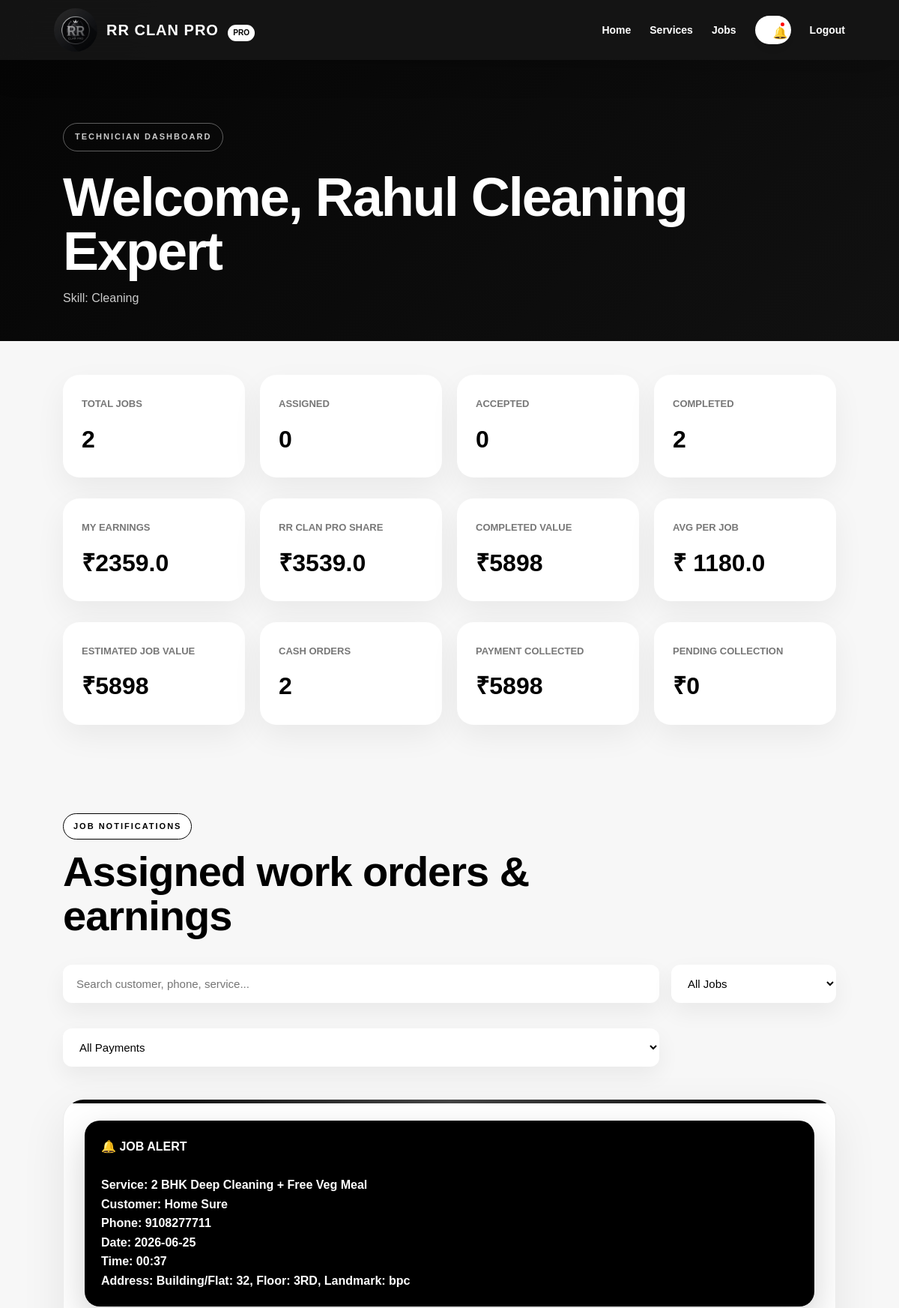
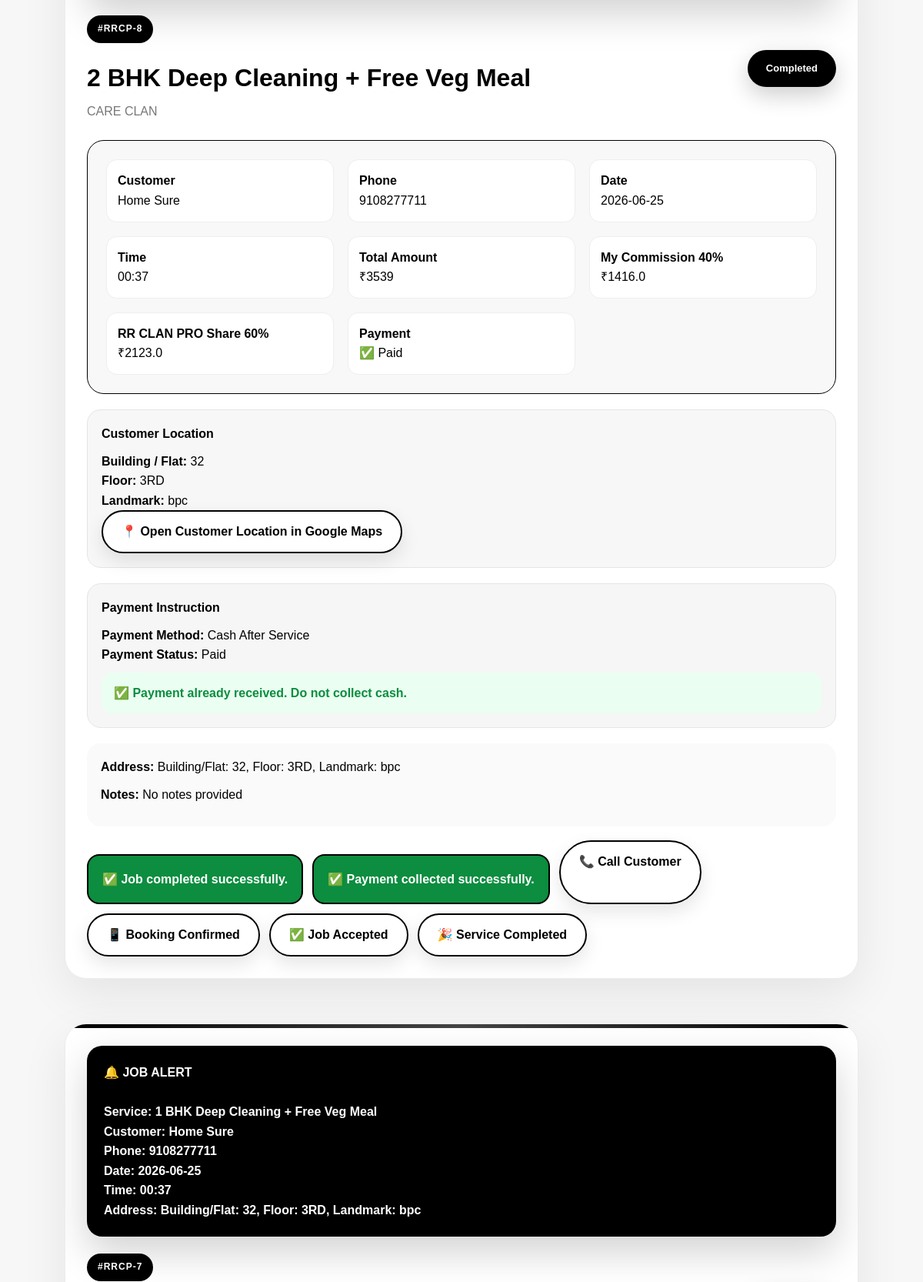
/technician (signed in, upper part), run on the app's committed database (2 pictures, top to bottom).
### app/models.py (models this page shows)
class User(UserMixin, db.Model):
    id = db.Column(db.Integer, primary_key=True)
    name = db.Column(db.String(120), nullable=False)
    email = db.Column(db.String(160), unique=True, nullable=False)
    phone = db.Column(db.String(20), unique=True)
    password_hash = db.Column(db.String(255), nullable=False)
    role = db.Column(db.String(30), nullable=False, default="customer")
    skill = db.Column(db.String(80))
    wallet_balance = db.Column(db.Integer, default=0)
    referral_code = db.Column(db.String(40), unique=True, nullable=True)
    created_at = db.Column(db.DateTime, default=datetime.utcnow)
    customer_bookings = db.relationship(
        "Booking",
        foreign_keys="Booking.customer_id",
        backref="customer",
        lazy=True,
    )
    assigned_jobs = db.relationship(
        "Booking",
        foreign_keys="Booking.technician_id",
        backref="technician",
        lazy=True,
    )

class Booking(db.Model):
    id = db.Column(db.Integer, primary_key=True)
    customer_id = db.Column(
        db.Integer,
        db.ForeignKey("user.id"),
        nullable=False
    )
    technician_id = db.Column(
        db.Integer,
        db.ForeignKey("user.id"),
        nullable=True
    )
    service_id = db.Column(
        db.Integer,
        db.ForeignKey("service.id"),
        nullable=False
    )
    customer_name = db.Column(db.String(120), nullable=False)
    phone = db.Column(db.String(20), nullable=False)
    address = db.Column(db.Text, nullable=False)
    building_no = db.Column(db.String(120), nullable=True)
    floor = db.Column(db.String(80), nullable=True)
    landmark = db.Column(db.String(160), nullable=True)
    latitude = db.Column(db.String(80), nullable=True)
    longitude = db.Column(db.String(80), nullable=True)
    map_link = db.Column(db.Text, nullable=True)
    booking_date = db.Column(db.String(30), nullable=False)
    booking_time = db.Column(db.String(30), nullable=False)
    notes = db.Column(db.Text)
    status = db.Column(db.String(40), default="Pending")
    payment_status = db.Column(db.String(40), default="Unpaid")
    payment_method = db.Column(
        db.String(50),
        default="Cash After Service"
    )
    razorpay_order_id = db.Column(
        db.String(200),
        nullable=True
    )
    razorpay_payment_id = db.Column(
        db.String(200),
        nullable=True
    )
    razorpay_signature = db.Column(
        db.String(300),
        nullable=True
    )
    invoice_number = db.Column(
        db.String(80),
        nullable=True
    )
    coupon_code = db.Column(
        db.String(100),
        nullable=True
    )
    referral_code_used = db.Column(
        db.String(40),
        nullable=True
    )
    referred_by_user_id = db.Column(
        db.Integer,
        db.ForeignKey("user.id"),
        nullable=True
    )
    referral_reward_given = db.Column(
        db.Boolean,
        default=False
    )
    discount = db.Column(
        db.Integer,
        default=0
    )
    gst_amount = db.Column(
        db.Integer,
        default=0
    )
    total_amount = db.Column(
        db.Integer,
        default=0
    )
    rating = db.Column(db.Integer, nullable=True)
    review = db.Column(db.Text, nullable=True)
    technician_notification = db.Column(
        db.String(255),
        default="No technician assigned yet"
    )
    customer_notification = db.Column(
        db.String(255),
        default="Your booking has been created. Admin will assign a technician soon."
    )
    notification_read = db.Column(
        db.Boolean,
        default=False
    )
    created_at = db.Column(db.DateTime, default=datetime.utcnow)
    service = db.relationship("Service", backref="bookings")
    referred_by = db.relationship(
        "User",
        foreign_keys=[referred_by_user_id],
        backref="referred_bookings"
    )

class Service(db.Model):
    id = db.Column(db.Integer, primary_key=True)
    clan = db.Column(db.String(80), nullable=False)
    category = db.Column(
        db.String(100),
        nullable=False,
        default="General"
    )
    name = db.Column(db.String(120), nullable=False)
    price = db.Column(db.Integer, nullable=False)
    duration = db.Column(db.String(80), nullable=False)
    description = db.Column(
        db.Text,
        default="Professional RR CLAN PRO service with verified technician support."
    )
    image = db.Column(
        db.String(255),
        nullable=False,
        default="default.jpg"
    )
    skill_required = db.Column(db.String(80), nullable=False)

### app/routes.py (the view)
    @app.route("/technician")
    @login_required
    def technician_dashboard():
        if current_user.role != "technician":
            flash("Technician access only.", "error")
            return redirect(url_for("index"))
        jobs = Booking.query.filter_by(
            technician_id=current_user.id
        ).order_by(
            Booking.created_at.desc()
        ).all()
        return render_template("technician_dashboard.html", jobs=jobs)

### app/__init__.py (called while the page is built)
def create_app():
    app = Flask(__name__, instance_relative_config=True)
    app.config["SECRET_KEY"] = "change-this-secret-key-before-production"
    app.config["SQLALCHEMY_DATABASE_URI"] = "sqlite:///rrclanpro.db"
    app.config["SQLALCHEMY_TRACK_MODIFICATIONS"] = False
    app.config["RAZORPAY_KEY_ID"] = os.getenv("RAZORPAY_KEY_ID")
    app.config["RAZORPAY_KEY_SECRET"] = os.getenv("RAZORPAY_KEY_SECRET")
    db.init_app(app)
    login_manager.init_app(app)
    from app.models import User
    from app.routes import register_routes
    register_routes(app)
    @login_manager.user_loader
    def load_user(user_id):
        return User.query.get(int(user_id))
    with app.app_context():
        db.create_all()
        seed_database()
    return app

### app/templates/technician_dashboard.html (shortened to what this page needs)
{% extends "layout.html" %}
{% block content %}
<section class="customer-clean-header">
    <div>
        <p class="hero-tag">TECHNICIAN DASHBOARD</p>
        <h1>Welcome, {{ current_user.name }}</h1>
        <p>Skill: {{ current_user.skill }}</p>
    </div>
</section>
<section class="customer-clean-section">
    {% set assigned_jobs = jobs|selectattr("status", "equalto", "Assigned")|list %}
    {% set accepted_jobs = jobs|selectattr("status", "equalto", "Accepted")|list %}
    {% set completed_jobs = jobs|selectattr("status", "equalto", "Completed")|list %}
    {% set paid_jobs = jobs|selectattr("payment_status", "equalto", "Paid")|list %}
    {% set cash_jobs = jobs|selectattr("payment_method", "equalto", "Cash After Service")|list %}
    {% set unpaid_jobs = jobs|rejectattr("payment_status", "equalto", "Paid")|list %}
    {% set completed_value = completed_jobs|sum(attribute="total_amount") %}
    {% set technician_earning = (completed_value * 0.40)|round(0) %}
    {% set company_profit = (completed_value * 0.60)|round(0) %}
    <div class="admin-clean-stats">
        <div>
            <span>Total Jobs</span>
            <h2>{{ jobs|length }}</h2>
        </div>
        <div>
            <span>Assigned</span>
            <h2>{{ assigned_jobs|length }}</h2>
        </div>
        <div>
            <span>Accepted</span>
            <h2>{{ accepted_jobs|length }}</h2>
        </div>
        <div>
            <span>Completed</span>
            <h2>{{ completed_jobs|length }}</h2>
        </div>
    </div>
    <div class="admin-clean-stats revenue-grid">
        <div>
            <span>My Earnings</span>
            <h2>₹{{ technician_earning }}</h2>
        </div>
        <div>
            <span>RR CLAN PRO Share</span>
            <h2>₹{{ company_profit }}</h2>
        </div>
        <div>
            <span>Completed Value</span>
            <h2>₹{{ completed_value }}</h2>
        </div>
        <div>
            <span>Avg Per Job</span>
            <h2>
                ₹{% if completed_jobs|length > 0 %}
                    {{ (technician_earning / completed_jobs|length)|round(0) }}
                {% else %}
                    0
                {% endif %}
            </h2>
        </div>
    </div>
    <div class="admin-clean-stats revenue-grid">
        <div>
            <span>Estimated Job Value</span>
            <h2>₹{{ jobs|sum(attribute="total_amount") }}</h2>
        </div>
        <div>
            <span>Cash Orders</span>
            <h2>{{ cash_jobs|length }}</h2>
        </div>
        <div>
            <span>Payment Collected</span>
            <h2>₹{{ paid_jobs|sum(attribute="total_amount") }}</h2>
        </div>
        <div>
            <span>Pending Collection</span>
            <h2>₹{{ unpaid_jobs|sum(attribute="total_amount") }}</h2>
        </div>
    </div>
</section>
<section class="customer-clean-section">
    <div class="section-head">
        <p class="eyebrow">Job Notifications</p>
        <h2>Assigned work orders & earnings</h2>
    </div>
    <div class="admin-control-bar">
        <input
            type="text"
            id="jobSearch"
            placeholder="Search customer, phone, service..."
        >
        <select id="jobStatusFilter">
            <option value="all">All Jobs</option>
        </select>
        <select id="jobPaymentFilter">
            <option value="all">All Payments</option>
        </select>
    </div>
    {% if jobs %}
    <div class="customer-booking-list">
        {% for job in jobs %}
        {% set job_total = job.total_amount or (job.service.price * 1.18)|round(0) %}
        {% set job_commission = (job_total * 0.40)|round(0) %}
        {% set job_company_share = (job_total * 0.60)|round(0) %}
        <div
            class="customer-booking-card tech-job-card"
            data-status="{{ job.status }}"
            data-payment="{{ job.payment_status }}"
            data-search="{{ job.customer_name }} {{ job.phone }} {{ job.service.name }} {{ job.service.clan }} {{ job.payment_method }}"
        >
            <div class="tech-notification-box">
                🔔 <b>JOB ALERT</b><br><br>
                <b>Service:</b> {{ job.service.name }}<br>
                <b>Customer:</b> {{ job.customer_name }}<br>
                <b>Phone:</b> {{ job.phone }}<br>
                <b>Date:</b> {{ job.booking_date }}<br>
                <b>Time:</b> {{ job.booking_time }}<br>
                <b>Address:</b> {{ job.address }}
            </div>
            <div class="customer-booking-header">
                <div>
                    <span class="booking-id">#RRCP-{{ job.id }}</span>
                    <h3>{{ job.service.name }}</h3>
                    <p>{{ job.service.clan }}</p>
                </div>
                <span class="clean-status">{{ job.status }}</span>
            </div>
            <div class="booking-info-grid">
                <p><b>Customer</b><br>{{ job.customer_name }}</p>
                <p><b>Phone</b><br>{{ job.phone }}</p>
                <p><b>Date</b><br>{{ job.booking_date }}</p>
                <p><b>Time</b><br>{{ job.booking_time }}</p>
                <p>
                    <b>Total Amount</b><br>
                    ₹{{ job_total }}
                </p>
                <p>
                    <b>My Commission 40%</b><br>
                    ₹{{ job_commission }}
                </p>
                <p>
                    <b>RR CLAN PRO Share 60%</b><br>
                    ₹{{ job_company_share }}
                </p>
                <p>
                    <b>Payment</b><br>
                    {% if job.payment_status == "Paid" %}
                        ✅ Paid
                    {% elif job.payment_status == "Pending" %}
                        ⏳ Pending
                    {% elif job.payment_status == "Failed" %}
                        ❌ Failed
                    {% else %}
                        💵 Unpaid
                    {% endif %}
                </p>
            </div>
            <div class="tech-location-box">
                <h4>Customer Location</h4>
                <p><b>Building / Flat:</b> {{ job.building_no or "Not added" }}</p>
                <p><b>Floor:</b> {{ job.floor or "Not added" }}</p>
                <p><b>Landmark:</b> {{ job.landmark or "Not added" }}</p>
                {% if job.map_link %}
                    <a class="btn" target="_blank" href="{{ job.map_link }}">
                        📍 Open Customer Location in Google Maps
                    </a>
                {% else %}
                    <div class="customer-alert danger-box">
                        Location not captured. Please call customer for exact location.
                    </div>
                {% endif %}
            </div>
            <div class="tech-payment-box">
                <h4>Payment Instruction</h4>
                <p>
                    <b>Payment Method:</b>
                    {{ job.payment_method or "Cash After Service" }}
                </p>
                <p>
                    <b>Payment Status:</b>
                    {{ job.payment_status or "Unpaid" }}
                </p>
                {% if job.payment_method == "Cash After Service" and job.payment_status != "Paid" %}
                    <div class="collect-cash">
                        💵 Collect ₹{{ job_total }} from customer after service completion.
                    </div>
                {% else %}
                    <div class="prepaid-order">
                        ✅ Payment already received. Do not collect cash.
                    </div>
                {% endif %}
            </div>
            <div class="customer-booking-body">
                <p><b>Address:</b> {{ job.address }}</p>
                <p><b>Notes:</b> {{ job.notes or "No notes provided" }}</p>
            </div>
            <div class="job-actions">
                {% if job.status == "Completed" %}
                    <div class="customer-alert success-box">
                        ✅ Job completed successfully.
                    </div>
                    {% if job.payment_status == "Paid" %}
                        <div class="customer-alert success-box">
                            ✅ Payment collected successfully.
                        </div>
                    {% endif %}
                {% endif %}
                <a class="btn-outline" href="tel:{{ job.phone }}">
                    📞 Call Customer
                </a>
                <a
                    class="btn-outline"
                    target="_blank"
                    href="https://wa.me/91{{ job.phone }}?text=Hello%20{{ job.customer_name }}%2C%20I%20am%20your%20RR%20CLAN%20PRO%20technician.%20I%20have%20received%20your%20booking%20for%20{{ job.service.name }}.%20I%20will%20visit%20on%20{{ job.booking_date }}%20at%20{{ job.booking_time }}."
                >
                    📱 Booking Confirmed
                </a>
                <a
                    class="btn-outline"
                    target="_blank"
                    href="https://wa.me/91{{ job.phone }}?text=Hello%20{{ job.customer_name }}%2C%20I%20have%20accepted%20your%20RR%20CLAN%20PRO%20booking%20and%20will%20arrive%20as%20scheduled."
                >
                    ✅ Job Accepted
                </a>
                <a
                    class="btn-outline"
                    target="_blank"
                    href="https://wa.me/91{{ job.phone }}?text=Hello%20{{ job.customer_name }}%2C%20your%20service%20has%20been%20completed.%20Thank%20you%20for%20choosing%20RR%20CLAN%20PRO.%20Please%20rate%20your%20experience%20from%20your%20dashboard."
                >
                    🎉 Service Completed
                </a>
            </div>
        </div>
        {% endfor %}
    </div>
    {% else %}
    <div class="empty classy-empty">
        <h2>No jobs assigned</h2>
        <p>Once admin assigns work to you, job notifications will appear here.</p>
    </div>
    {% endif %}
</section>
{% endblock %}

### data on the page
User: name "Rahul Cleaning Expert", skill "Cleaning"
Booking: service.name "2 BHK Deep Cleaning + Free Veg Meal", customer_name "Home Sure", phone "9108277711", booking_date "2026-06-25", booking_time "00:37", address "Building/Flat: 32, Floor: 3RD, Landmark: bpc", id "8", service.clan "CARE CLAN", status "Completed", total_amount "3539", job_commission "1416.0", job_company_share "2123.0", shows "✅ Paid", building_no "32", floor "3RD", landmark "bpc", payment_method "Cash After Service", payment_status "Paid", shows "✅ Payment already received. Do not collect cash.", notes "No notes provided", shows "✅ Job completed successfully.", shows "✅ Payment collected successfully."
Booking: service.name "1 BHK Deep Cleaning + Free Veg Meal", customer_name "Home Sure", phone "9108277711", booking_date "2026-06-25", booking_time "00:37", address "Building/Flat: 32, Floor: 3RD, Landmark: bpc", id "7"

### other printed values
{{ jobs|length }} "2"
{{ assigned_jobs|length }} "0"
{{ accepted_jobs|length }} "0"
{{ completed_jobs|length }} "2"
{{ technician_earning }} "2359.0"
{{ company_profit }} "3539.0"
{{ completed_value }} "5898"
{{ (technician_earning / completed_jobs|length)|round(0) }} "1180.0"
{{ jobs|sum(attribute="total_amount") }} "5898"
{{ cash_jobs|length }} "2"
{{ paid_jobs|sum(attribute="total_amount") }} "5898"
{{ unpaid_jobs|sum(attribute="total_amount") }} "0"
